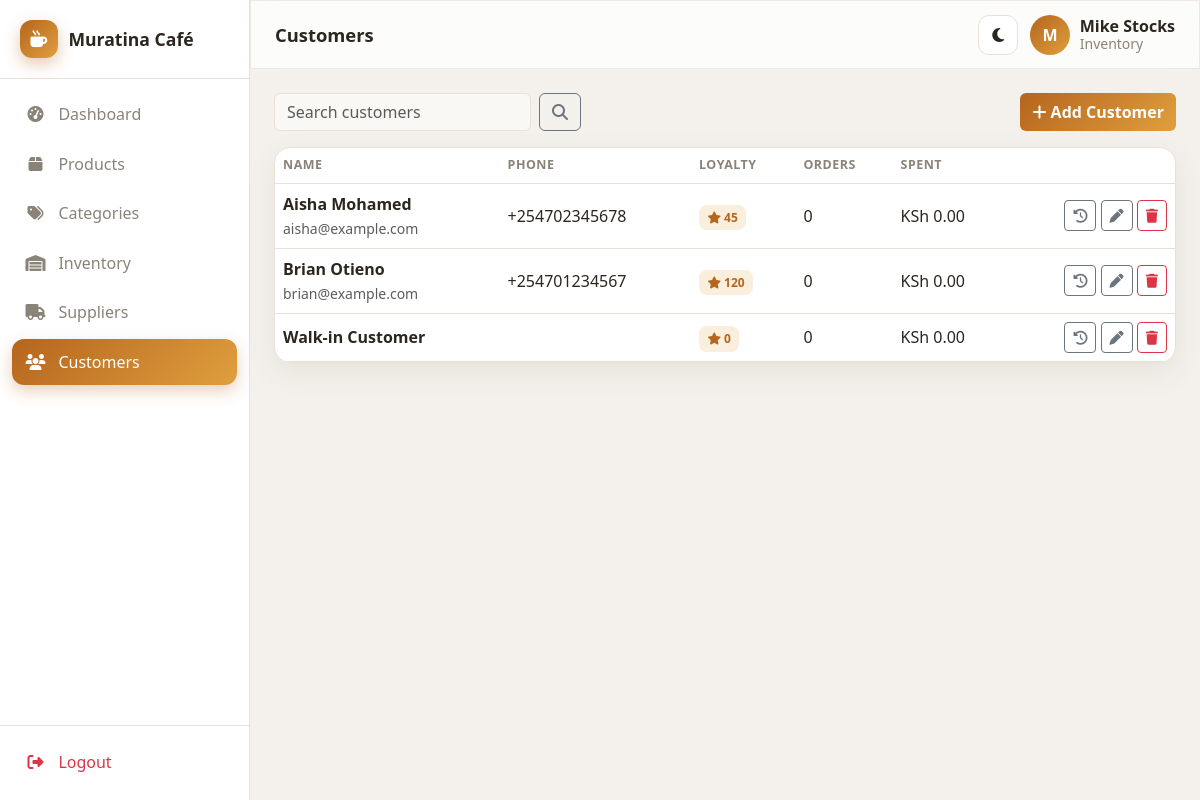
The app's page /customers.php (signed in) with its own data.
### tables this page shows
CREATE TABLE settings (
  id            INT AUTO_INCREMENT PRIMARY KEY,
  company_name  VARCHAR(150) DEFAULT 'Muratina Café',
  logo          VARCHAR(255) DEFAULT NULL,
  currency      VARCHAR(10)  DEFAULT 'KSh',
  tax_rate      DECIMAL(5,2) DEFAULT 16.00,
  address       VARCHAR(255) DEFAULT 'Nairobi, Kenya',
  phone         VARCHAR(40)  DEFAULT '+254 700 000 000',
  email         VARCHAR(150) DEFAULT 'hello@muratinacafe.co.ke',
  receipt_footer VARCHAR(255) DEFAULT 'Thank you for dining with us. Karibu tena!'
);

CREATE TABLE customers (
  id             INT AUTO_INCREMENT PRIMARY KEY,
  name           VARCHAR(120) NOT NULL,
  phone          VARCHAR(30)  DEFAULT NULL,
  email          VARCHAR(150) DEFAULT NULL,
  loyalty_points INT NOT NULL DEFAULT 0,
  created_at     TIMESTAMP DEFAULT CURRENT_TIMESTAMP
);

### config/database.php (called while the page is built, shortened)
<?php
function db(): PDO
{
    static $pdo = null;
    if ($pdo instanceof PDO) {
        return $pdo;
    }
    $dsn = sprintf('mysql:host=%s;dbname=%s;charset=%s', DB_HOST, DB_NAME, DB_CHARSET);
    $options = [
        PDO::ATTR_ERRMODE            => PDO::ERRMODE_EXCEPTION,
        PDO::ATTR_DEFAULT_FETCH_MODE => PDO::FETCH_ASSOC,
        PDO::ATTR_EMULATE_PREPARES   => false,
    ];
    try {
        $pdo = new PDO($dsn, DB_USER, DB_PASS, $options);
    } catch (PDOException $e) {
        http_response_code(500);
        die('Database connection failed. Make sure MySQL is running in Laragon and the '
            . '<code>muratina_pos</code> database has been imported from <code>database/schema.sql</code>.<br><small>'
            . htmlspecialchars($e->getMessage()) . '</small>');
    }
    return $pdo;
}

### includes/functions.php (called while the page is built, shortened)
<?php
require_once __DIR__ . '/../config/database.php';
function e($value): string
{
    return htmlspecialchars((string) $value, ENT_QUOTES, 'UTF-8');
}
function settings(): array
{
    static $cache = null;
    if ($cache === null) {
        $cache = db()->query('SELECT * FROM settings LIMIT 1')->fetch() ?: [];
    }
    return $cache;
}
function currency(): string
{
    return settings()['currency'] ?? 'KSh';
}
function money($amount): string
{
    return currency() . ' ' . number_format((float) $amount, 2);
}

### includes/auth.php (called while the page is built, shortened)
<?php
require_once __DIR__ . '/functions.php';
function current_user(): ?array
{
    return $_SESSION['user'] ?? null;
}
function user_role(): string
{
    return $_SESSION['user']['role'] ?? '';
}
function can(string $permission): bool
{
    $role = user_role();
    $matrix = [
        'manager'   => ['*'],
        'cashier'   => ['pos', 'sales_own', 'customers', 'receipt'],
        'waiter'    => ['pos', 'sales_own', 'customers', 'receipt'],
        'inventory' => ['inventory', 'products', 'suppliers', 'stock', 'customers'],
    ];
    $perms = $matrix[$role] ?? [];
    return in_array('*', $perms, true) || in_array($permission, $perms, true);
}

### customers.php (the view, shortened to what this page needs)
<?php
require_once __DIR__ . '/includes/auth.php';
$pdo = db();
$search = trim($_GET['q'] ?? '');
$sql = 'SELECT c.*, (SELECT COUNT(*) FROM sales s WHERE s.customer_id=c.id) orders,
        (SELECT COALESCE(SUM(total),0) FROM sales s WHERE s.customer_id=c.id) spent FROM customers c';
$params = [];
$sql .= ' ORDER BY c.name';
$stmt = $pdo->prepare($sql); $stmt->execute($params);
$customers = $stmt->fetchAll();
$historyId = (int) ($_GET['history'] ?? 0);
$pageTitle = 'Customers';
$activeNav = 'customers';
require __DIR__ . '/includes/header.php';
?>
<div class="d-flex flex-wrap gap-2 justify-content-between mb-3">
    <form class="d-flex gap-2" method="get">
        <input type="text" name="q" class="form-control" placeholder="Search customers" value="<?= e($search) ?>">
        <button class="btn btn-outline-secondary"><i class="fa-solid fa-magnifying-glass"></i></button>
    </form>
    <button class="btn btn-brand" onclick="openCust()"><i class="fa-solid fa-plus"></i> Add Customer</button>
</div>
<div class="row g-3">
<div class="col-lg-<?= $historyId ? 7 : 12 ?>">
<div class="card table-card"><div class="table-responsive">
<table class="table align-middle mb-0">
    <thead><tr><th>Name</th><th>Phone</th><th>Loyalty</th><th>Orders</th><th>Spent</th><th></th></tr></thead>
    <tbody>
    <?php foreach ($customers as $c): ?>
        <tr>
            <td><strong><?= e($c['name']) ?></strong><br><small class="text-muted"><?= e($c['email']) ?></small></td>
            <td><?= e($c['phone']) ?></td>
            <td><span class="badge-soft badge-warn"><i class="fa-solid fa-star"></i> <?= (int) $c['loyalty_points'] ?></span></td>
            <td><?= (int) $c['orders'] ?></td>
            <td><?= money($c['spent']) ?></td>
            <td class="text-end">
                <a class="btn btn-sm btn-outline-secondary" href="?history=<?= $c['id'] ?>" title="History"><i class="fa-solid fa-clock-rotate-left"></i></a>
                <button class="btn btn-sm btn-outline-secondary" onclick='openCust(<?= json_encode($c) ?>)'><i class="fa-solid fa-pen"></i></button>
                <form method="post" class="d-inline" onsubmit="return confirm('Delete customer?')"><?= csrf_field() ?>
                    <button class="btn btn-sm btn-outline-danger"><i class="fa-solid fa-trash"></i></button></form>
            </td>
        </tr>
    <?php endforeach; ?>
    </tbody>
</table>
</div></div>
</div>
</div>
<?php require __DIR__ . '/includes/footer.php'; ?>

### includes/header.php (shortened to what this page needs)
<?php
require_once __DIR__ . '/auth.php';
$pageTitle = $pageTitle ?? 'Dashboard';
$activeNav = $activeNav ?? '';
$u         = current_user();
$set       = settings();
$nav = [
    ['dashboard', 'Dashboard',   'fa-gauge-high',     'dashboard.php', '*'],
    ['pos',       'POS Sales',   'fa-cash-register',  'pos.php',       'pos'],
    ['products',  'Products',    'fa-box',            'products.php',  'products'],
    ['categories','Categories',  'fa-tags',           'categories.php','products'],
    ['inventory', 'Inventory',   'fa-warehouse',      'inventory.php', 'inventory'],
    ['suppliers', 'Suppliers',   'fa-truck',          'suppliers.php', 'suppliers'],
    ['customers', 'Customers',   'fa-users',          'customers.php', 'customers'],
    ['reports',   'Reports',     'fa-chart-line',     'reports.php',   'reports'],
    ['users',     'User Mgmt',   'fa-user-shield',    'users.php',     'users'],
    ['settings',  'Settings',    'fa-gear',           'settings.php',  'settings'],
];
?>
<!DOCTYPE html>
<html lang="en" data-bs-theme="light">
<head>
    <link href="https://cdn.jsdelivr.net/npm/bootstrap@5.3.3/dist/css/bootstrap.min.css" rel="stylesheet">
    <link rel="stylesheet" href="https://cdnjs.cloudflare.com/ajax/libs/font-awesome/6.5.2/css/all.min.css">
    <link rel="stylesheet" href="<?= BASE_URL ?>/assets/css/style.css">
</head>
<body>
<div class="app-shell">
    <aside class="sidebar" id="sidebar">
        <div class="sidebar-brand">
            <span class="brand-mark"><i class="fa-solid fa-mug-hot"></i></span>
            <span class="brand-text"><?= e($set['company_name'] ?? 'Muratina Café') ?></span>
        </div>
        <nav class="sidebar-nav">
            <?php foreach ($nav as [$key, $label, $icon, $url, $perm]): ?>
                <?php if ($perm === '*' || can($perm)): ?>
                    <a href="<?= BASE_URL ?>/<?= $url ?>" class="nav-link <?= $activeNav === $key ? 'active' : '' ?>">
                        <i class="fa-solid <?= $icon ?>"></i><span><?= $label ?></span>
                    </a>
                <?php endif; ?>
            <?php endforeach; ?>
        </nav>
        <div class="sidebar-footer">
            <a href="<?= BASE_URL ?>/logout.php" class="nav-link text-danger">
                <i class="fa-solid fa-right-from-bracket"></i><span>Logout</span>
            </a>
        </div>
    </aside>
    <div class="main-area">
        <header class="topbar glass">
            <h1 class="topbar-title"><?= e($pageTitle) ?></h1>
            <div class="topbar-actions">
                <button class="icon-btn" id="themeToggle" aria-label="Toggle theme"><i class="fa-solid fa-moon"></i></button>
                <div class="user-chip">
                    <div class="avatar"><?= e(strtoupper(substr($u['full_name'], 0, 1))) ?></div>
                    <div class="user-meta">
                        <strong><?= e($u['full_name']) ?></strong>
                        <small><?= e(ucfirst($u['role'])) ?></small>
                    </div>
                </div>
            </div>
        </header>
        <main class="content">

### assets/css/style.css (style rules this page uses)
:root { --brand: #b5651d; --brand-2: #e09f3e; --brand-grad: linear-gradient(135deg, #b5651d 0%, #e09f3e 100%); --bg: #f4f1ec; --surface: #ffffff; --surface-2: #faf8f4; --text: #2b2620; --muted: #8a8378; --border: #e7e1d8; --shadow: 0 10px 30px rgba(80, 60, 30, .08); --radius: 16px; --sidebar-w: 250px; }
* { box-sizing: border-box; }
body { margin: 0; font-family: 'Segoe UI', system-ui, -apple-system, sans-serif; background: var(--bg); color: var(--text); }
.glass { background: color-mix(in srgb, var(--surface) 75%, transparent); backdrop-filter: blur(14px); -webkit-backdrop-filter: blur(14px); border: 1px solid color-mix(in srgb, var(--border) 70%, transparent); }
.app-shell { display: flex; min-height: 100vh; }
.sidebar { width: var(--sidebar-w); background: var(--surface); border-right: 1px solid var(--border); display: flex; flex-direction: column; position: fixed; inset: 0 auto 0 0; z-index: 1040; transition: transform .25s ease; }
.sidebar-brand { display: flex; align-items: center; gap: .65rem; padding: 1.25rem 1.25rem; font-weight: 700; font-size: 1.1rem; border-bottom: 1px solid var(--border); }
.brand-mark { width: 38px; height: 38px; border-radius: 12px; display: grid; place-items: center; background: var(--brand-grad); color: #fff; font-size: 1.05rem; box-shadow: 0 6px 16px rgba(181,101,29,.35); }
.sidebar-nav { padding: .75rem; flex: 1; overflow-y: auto; }
.nav-link { display: flex; align-items: center; gap: .8rem; padding: .7rem .85rem; margin-bottom: .2rem; border-radius: 12px; color: var(--muted); text-decoration: none; font-weight: 500; transition: all .15s ease; }
.nav-link i { width: 20px; text-align: center; font-size: 1rem; }
.nav-link.active { background: var(--brand-grad); color: #fff; box-shadow: 0 6px 16px rgba(181,101,29,.3); }
.sidebar-footer { padding: .75rem; border-top: 1px solid var(--border); }
.main-area { flex: 1; margin-left: var(--sidebar-w); display: flex; flex-direction: column; min-width: 0; }
.topbar { position: sticky; top: 0; z-index: 1030; display: flex; align-items: center; gap: 1rem; padding: .85rem 1.5rem; }
.topbar-title { font-size: 1.15rem; margin: 0; font-weight: 700; flex: 1; }
.topbar-actions { display: flex; align-items: center; gap: .75rem; }
.icon-btn { border: 1px solid var(--border); background: var(--surface); width: 40px; height: 40px; border-radius: 11px; color: var(--text); cursor: pointer; display: grid; place-items: center; transition: .15s; }
.user-chip { display: flex; align-items: center; gap: .6rem; }
.avatar { width: 40px; height: 40px; border-radius: 50%; background: var(--brand-grad); color: #fff; display: grid; place-items: center; font-weight: 700; }
.user-meta { display: flex; flex-direction: column; line-height: 1.1; }
.user-meta small { color: var(--muted); }
.content { padding: 1.5rem; flex: 1; }
.card { background: var(--surface); border: 1px solid var(--border); border-radius: var(--radius); box-shadow: var(--shadow); }
.table-card { overflow: hidden; }
.table { margin: 0; color: var(--text); }
.table > :not(caption) > * > * { background: transparent; color: var(--text); border-color: var(--border); }
.table thead th { color: var(--muted); font-size: .78rem; text-transform: uppercase; letter-spacing: .04em; }
.badge-soft { padding: .35em .7em; border-radius: 8px; font-weight: 600; font-size: .75rem; }
.badge-warn { background: rgba(224,159,62,.18); color: #b5651d; }
.btn-brand { background: var(--brand-grad); color: #fff; border: none; font-weight: 600; }
.form-control, .form-select { background: var(--surface-2); border-color: var(--border); color: var(--text); }

### records on screen
settings: company_name "Muratina Café"
customers: name "Aisha Mohamed", email "aisha@example.com", phone "+254702345678", loyalty_points "45", orders "0", spent "KSh 0.00"
customers: name "Brian Otieno", email "brian@example.com", phone "+254701234567", loyalty_points "120", orders "0", spent "KSh 0.00"
customers: name "Walk-in Customer", loyalty_points "0", orders "0", spent "KSh 0.00"

### other values on screen
$label "Dashboard"
$label "Products"
$label "Categories"
$label "Inventory"
$label "Suppliers"
$label "Customers"
$pageTitle "Customers"
substr($u['full_name'], 0, 1) "M"
$u['full_name'] "Mike Stocks"
$u['role'] "Inventory"
